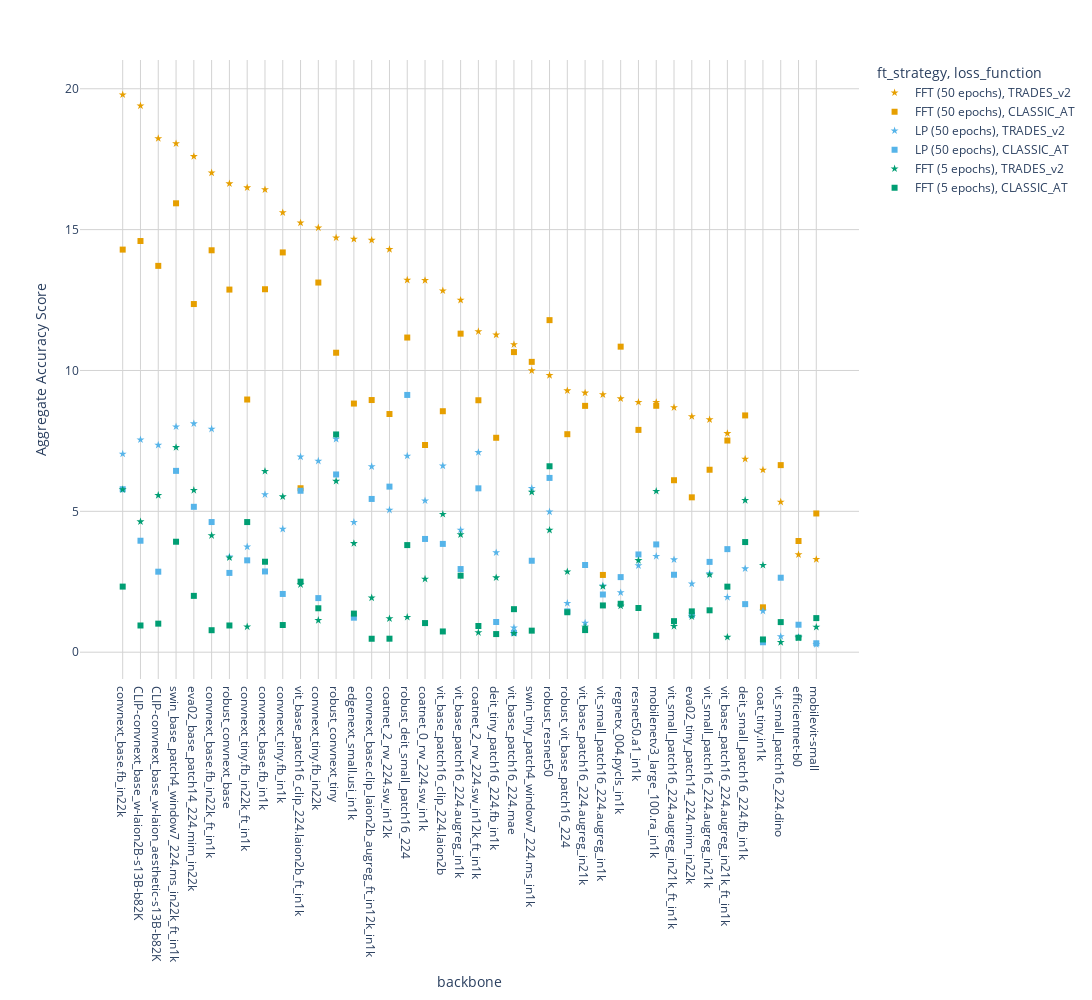

Notebook source saved alongside this figure:
### Code cell
import pandas as pd
import plotly.express as px


custom_palette = ["#E69F00", "#56B4E9", "#009E73"]  # choose a set above

# ── 1.  Rank backbones by their aggregate TOTAL_score_sum ───────────────────────
backbone_order = (
    sub_df.groupby("backbone")["TOTAL_score_sum"]
          .sum()                       # sum over the 6 settings
          .sort_values(ascending=False)
          .index                       # → ordered list of backbones
          .tolist()
)

# Make the column an ordered categorical so Plotly respects the ranking
sub_df["backbone"] = pd.Categorical(
    sub_df["backbone"],
    categories=backbone_order,
    ordered=True
)

# ── 2.  Custom colours / markers ───────────────────────────────────────────────
color_map = {
    "full_fine_tuning_50epochs": custom_palette[0],#"orange",
    "full_fine_tuning_5epochs":  custom_palette[1],#"purple",
    "linearprobe_50epochs": custom_palette[2]     #"green",
}
symbol_map = {"TRADES_v2": "star", "CLASSIC_AT": "square"}

# ── 3.  Plot ───────────────────────────────────────────────────────────────────
fig = px.scatter(
    sub_df,
    width=1500, 
    height=1000,
    color_discrete_sequence=custom_palette,
    x= "backbone",
    y="TOTAL_score_sum",
    color="ft_strategy",
    symbol="loss_function",
    color_discrete_map=color_map,
    symbol_map=symbol_map,
    hover_data=["backbone", "ft_strategy", "loss_function", "TOTAL_score_sum"],
)

fig.update_layout(
    paper_bgcolor="white",   # outside the plotting area
    plot_bgcolor="white",    # inside the plotting area

    xaxis=dict(
        showgrid=True,
        gridcolor="lightgrey",
        zeroline=False       # optional: hide the heavy axis line
    ),
    yaxis=dict(
        showgrid=True,
        gridcolor="lightgrey",
        zeroline=False
    )
)

fig.update_layout(yaxis_title="Aggregate Accuracy Score")

fig.update_layout(showlegend=True)   # keep or turn off if it clutters
fig.show()

fig.write_image("./global_plot.png", scale=3  )                # upscale for higher DPI (1 = default)

### Figure 1 — Plotly figure (JSON) as saved in the notebook; plotly's stock layout.template omitted (floating-point values rounded to 4 significant figures)
{"data": [{"customdata": [["FFT (50 epochs)", "TRADES_v2"], ["FFT (50 epochs)", "TRADES_v2"], ["FFT (50 epochs)", "TRADES_v2"], ["FFT (50 epochs)", "TRADES_v2"], ["FFT (50 epochs)", "TRADES_v2"], ["FFT (50 epochs)", "TRADES_v2"], ["FFT (50 epochs)", "TRADES_v2"], ["FFT (50 epochs)", "TRADES_v2"], ["FFT (50 epochs)", "TRADES_v2"], ["FFT (50 epochs)", "TRADES_v2"], ["FFT (50 epochs)", "TRADES_v2"], ["FFT (50 epochs)", "TRADES_v2"], ["FFT (50 epochs)", "TRADES_v2"], ["FFT (50 epochs)", "TRADES_v2"], ["FFT (50 epochs)", "TRADES_v2"], ["FFT (50 epochs)", "TRADES_v2"], ["FFT (50 epochs)", "TRADES_v2"], ["FFT (50 epochs)", "TRADES_v2"], ["FFT (50 epochs)", "TRADES_v2"], ["FFT (50 epochs)", "TRADES_v2"], ["FFT (50 epochs)", "TRADES_v2"], ["FFT (50 epochs)", "TRADES_v2"], ["FFT (50 epochs)", "TRADES_v2"], ["FFT (50 epochs)", "TRADES_v2"], ["FFT (50 epochs)", "TRADES_v2"], ["FFT (50 epochs)", "TRADES_v2"], ["FFT (50 epochs)", "TRADES_v2"], ["FFT (50 epochs)", "TRADES_v2"], ["FFT (50 epochs)", "TRADES_v2"], ["FFT (50 epochs)", "TRADES_v2"], ["FFT (50 epochs)", "TRADES_v2"], ["FFT (50 epochs)", "TRADES_v2"], ["FFT (50 epochs)", "TRADES_v2"], ["FFT (50 epochs)", "TRADES_v2"], ["FFT (50 epochs)", "TRADES_v2"], ["FFT (50 epochs)", "TRADES_v2"], ["FFT (50 epochs)", "TRADES_v2"], ["FFT (50 epochs)", "TRADES_v2"], ["FFT (50 epochs)", "TRADES_v2"], ["FFT (50 epochs)", "TRADES_v2"]], "hovertemplate": "ft_strategy=%{customdata[0]}<br>loss_function=%{customdata[1]}<br>backbone=%{x}<br>TOTAL_score_sum=%{y}<extra></extra>", "legendgroup": "FFT (50 epochs), TRADES_v2", "marker": {"color": "#E69F00", "symbol": "star"}, "mode": "markers", "name": "FFT (50 epochs), TRADES_v2", "orientation": "v", "showlegend": true, "type": "scatter", "x": ["convnext_base.fb_in22k", "CLIP-convnext_base_w-laion2B-s13B-b82K", "CLIP-convnext_base_w-laion_aesthetic-s13B-b82K", "swin_base_patch4_window7_224.ms_in22k_ft_in1k", "eva02_base_patch14_224.mim_in22k", "convnext_base.fb_in22k_ft_in1k", "robust_convnext_base", "convnext_tiny.fb_in22k_ft_in1k", "convnext_base.fb_in1k", "convnext_tiny.fb_in1k", "vit_base_patch16_clip_224.laion2b_ft_in1k", "convnext_tiny.fb_in22k", "robust_convnext_tiny", "edgenext_small.usi_in1k", "convnext_base.clip_laion2b_augreg_ft_in12k_in1k", "coatnet_2_rw_224.sw_in12k", "robust_deit_small_patch16_224", "coatnet_0_rw_224.sw_in1k", "vit_base_patch16_clip_224.laion2b", "vit_base_patch16_224.augreg_in1k", "coatnet_2_rw_224.sw_in12k_ft_in1k", "deit_tiny_patch16_224.fb_in1k", "vit_base_patch16_224.mae", "swin_tiny_patch4_window7_224.ms_in1k", "robust_resnet50", "robust_vit_base_patch16_224", "vit_base_patch16_224.augreg_in21k", "vit_small_patch16_224.augreg_in1k", "regnetx_004.pycls_in1k", "resnet50.a1_in1k", "mobilenetv3_large_100.ra_in1k", "vit_small_patch16_224.augreg_in21k_ft_in1k", "eva02_tiny_patch14_224.mim_in22k", "vit_small_patch16_224.augreg_in21k", "vit_base_patch16_224.augreg_in21k_ft_in1k", "deit_small_patch16_224.fb_in1k", "coat_tiny.in1k", "vit_small_patch16_224.dino", "efficientnet-b0", "mobilevit-small"], "xaxis": "x", "y": [19.79, 19.4, 18.24, 18.05, 17.6, 17.02, 16.63, 16.49, 16.42, 15.6, 15.24, 15.07, 14.71, 14.66, 14.63, 14.3, 13.21, 13.2, 12.83, 12.5, 11.38, 11.27, 10.92, 9.994, 9.827, 9.285, 9.205, 9.145, 9.0, 8.875, 8.869, 8.686, 8.369, 8.256, 7.766, 6.858, 6.47, 5.332, 3.465, 3.296], "yaxis": "y"}, {"customdata": [["FFT (50 epochs)", "CLASSIC_AT"], ["FFT (50 epochs)", "CLASSIC_AT"], ["FFT (50 epochs)", "CLASSIC_AT"], ["FFT (50 epochs)", "CLASSIC_AT"], ["FFT (50 epochs)", "CLASSIC_AT"], ["FFT (50 epochs)", "CLASSIC_AT"], ["FFT (50 epochs)", "CLASSIC_AT"], ["FFT (50 epochs)", "CLASSIC_AT"], ["FFT (50 epochs)", "CLASSIC_AT"], ["FFT (50 epochs)", "CLASSIC_AT"], ["FFT (50 epochs)", "CLASSIC_AT"], ["FFT (50 epochs)", "CLASSIC_AT"], ["FFT (50 epochs)", "CLASSIC_AT"], ["FFT (50 epochs)", "CLASSIC_AT"], ["FFT (50 epochs)", "CLASSIC_AT"], ["FFT (50 epochs)", "CLASSIC_AT"], ["FFT (50 epochs)", "CLASSIC_AT"], ["FFT (50 epochs)", "CLASSIC_AT"], ["FFT (50 epochs)", "CLASSIC_AT"], ["FFT (50 epochs)", "CLASSIC_AT"], ["FFT (50 epochs)", "CLASSIC_AT"], ["FFT (50 epochs)", "CLASSIC_AT"], ["FFT (50 epochs)", "CLASSIC_AT"], ["FFT (50 epochs)", "CLASSIC_AT"], ["FFT (50 epochs)", "CLASSIC_AT"], ["FFT (50 epochs)", "CLASSIC_AT"], ["FFT (50 epochs)", "CLASSIC_AT"], ["FFT (50 epochs)", "CLASSIC_AT"], ["FFT (50 epochs)", "CLASSIC_AT"], ["FFT (50 epochs)", "CLASSIC_AT"], ["FFT (50 epochs)", "CLASSIC_AT"], ["FFT (50 epochs)", "CLASSIC_AT"], ["FFT (50 epochs)", "CLASSIC_AT"], ["FFT (50 epochs)", "CLASSIC_AT"], ["FFT (50 epochs)", "CLASSIC_AT"], ["FFT (50 epochs)", "CLASSIC_AT"], ["FFT (50 epochs)", "CLASSIC_AT"], ["FFT (50 epochs)", "CLASSIC_AT"], ["FFT (50 epochs)", "CLASSIC_AT"], ["FFT (50 epochs)", "CLASSIC_AT"]], "hovertemplate": "ft_strategy=%{customdata[0]}<br>loss_function=%{customdata[1]}<br>backbone=%{x}<br>TOTAL_score_sum=%{y}<extra></extra>", "legendgroup": "FFT (50 epochs), CLASSIC_AT", "marker": {"color": "#E69F00", "symbol": "square"}, "mode": "markers", "name": "FFT (50 epochs), CLASSIC_AT", "orientation": "v", "showlegend": true, "type": "scatter", "x": ["swin_base_patch4_window7_224.ms_in22k_ft_in1k", "CLIP-convnext_base_w-laion2B-s13B-b82K", "convnext_base.fb_in22k", "convnext_base.fb_in22k_ft_in1k", "convnext_tiny.fb_in1k", "CLIP-convnext_base_w-laion_aesthetic-s13B-b82K", "convnext_tiny.fb_in22k", "convnext_base.fb_in1k", "robust_convnext_base", "eva02_base_patch14_224.mim_in22k", "robust_resnet50", "vit_base_patch16_224.augreg_in1k", "robust_deit_small_patch16_224", "regnetx_004.pycls_in1k", "vit_base_patch16_224.mae", "robust_convnext_tiny", "swin_tiny_patch4_window7_224.ms_in1k", "convnext_tiny.fb_in22k_ft_in1k", "convnext_base.clip_laion2b_augreg_ft_in12k_in1k", "coatnet_2_rw_224.sw_in12k_ft_in1k", "edgenext_small.usi_in1k", "mobilenetv3_large_100.ra_in1k", "vit_base_patch16_224.augreg_in21k", "vit_base_patch16_clip_224.laion2b", "coatnet_2_rw_224.sw_in12k", "deit_small_patch16_224.fb_in1k", "resnet50.a1_in1k", "robust_vit_base_patch16_224", "deit_tiny_patch16_224.fb_in1k", "vit_base_patch16_224.augreg_in21k_ft_in1k", "coatnet_0_rw_224.sw_in1k", "vit_small_patch16_224.dino", "vit_small_patch16_224.augreg_in21k", "vit_small_patch16_224.augreg_in21k_ft_in1k", "vit_base_patch16_clip_224.laion2b_ft_in1k", "eva02_tiny_patch14_224.mim_in22k", "mobilevit-small", "efficientnet-b0", "vit_small_patch16_224.augreg_in1k", "coat_tiny.in1k"], "xaxis": "x", "y": [15.93, 14.6, 14.29, 14.27, 14.19, 13.71, 13.12, 12.88, 12.87, 12.36, 11.79, 11.31, 11.17, 10.85, 10.65, 10.63, 10.31, 8.969, 8.951, 8.943, 8.826, 8.748, 8.744, 8.554, 8.454, 8.405, 7.891, 7.738, 7.612, 7.513, 7.354, 6.64, 6.477, 6.105, 5.82, 5.497, 4.924, 3.946, 2.743, 1.593], "yaxis": "y"}, {"customdata": [["LP (50 epochs)", "TRADES_v2"], ["LP (50 epochs)", "TRADES_v2"], ["LP (50 epochs)", "TRADES_v2"], ["LP (50 epochs)", "TRADES_v2"], ["LP (50 epochs)", "TRADES_v2"], ["LP (50 epochs)", "TRADES_v2"], ["LP (50 epochs)", "TRADES_v2"], ["LP (50 epochs)", "TRADES_v2"], ["LP (50 epochs)", "TRADES_v2"], ["LP (50 epochs)", "TRADES_v2"], ["LP (50 epochs)", "TRADES_v2"], ["LP (50 epochs)", "TRADES_v2"], ["LP (50 epochs)", "TRADES_v2"], ["LP (50 epochs)", "TRADES_v2"], ["LP (50 epochs)", "TRADES_v2"], ["LP (50 epochs)", "TRADES_v2"], ["LP (50 epochs)", "TRADES_v2"], ["LP (50 epochs)", "TRADES_v2"], ["LP (50 epochs)", "TRADES_v2"], ["LP (50 epochs)", "TRADES_v2"], ["LP (50 epochs)", "TRADES_v2"], ["LP (50 epochs)", "TRADES_v2"], ["LP (50 epochs)", "TRADES_v2"], ["LP (50 epochs)", "TRADES_v2"], ["LP (50 epochs)", "TRADES_v2"], ["LP (50 epochs)", "TRADES_v2"], ["LP (50 epochs)", "TRADES_v2"], ["LP (50 epochs)", "TRADES_v2"], ["LP (50 epochs)", "TRADES_v2"], ["LP (50 epochs)", "TRADES_v2"], ["LP (50 epochs)", "TRADES_v2"], ["LP (50 epochs)", "TRADES_v2"], ["LP (50 epochs)", "TRADES_v2"], ["LP (50 epochs)", "TRADES_v2"], ["LP (50 epochs)", "TRADES_v2"], ["LP (50 epochs)", "TRADES_v2"], ["LP (50 epochs)", "TRADES_v2"], ["LP (50 epochs)", "TRADES_v2"], ["LP (50 epochs)", "TRADES_v2"], ["LP (50 epochs)", "TRADES_v2"]], "hovertemplate": "ft_strategy=%{customdata[0]}<br>loss_function=%{customdata[1]}<br>backbone=%{x}<br>TOTAL_score_sum=%{y}<extra></extra>", "legendgroup": "LP (50 epochs), TRADES_v2", "marker": {"color": "#56B4E9", "symbol": "star"}, "mode": "markers", "name": "LP (50 epochs), TRADES_v2", "orientation": "v", "showlegend": true, "type": "scatter", "x": ["eva02_base_patch14_224.mim_in22k", "swin_base_patch4_window7_224.ms_in22k_ft_in1k", "convnext_base.fb_in22k_ft_in1k", "robust_convnext_tiny", "CLIP-convnext_base_w-laion2B-s13B-b82K", "CLIP-convnext_base_w-laion_aesthetic-s13B-b82K", "coatnet_2_rw_224.sw_in12k_ft_in1k", "convnext_base.fb_in22k", "robust_deit_small_patch16_224", "vit_base_patch16_clip_224.laion2b_ft_in1k", "convnext_tiny.fb_in22k", "vit_base_patch16_clip_224.laion2b", "convnext_base.clip_laion2b_augreg_ft_in12k_in1k", "swin_tiny_patch4_window7_224.ms_in1k", "convnext_base.fb_in1k", "coatnet_0_rw_224.sw_in1k", "coatnet_2_rw_224.sw_in12k", "robust_resnet50", "edgenext_small.usi_in1k", "convnext_tiny.fb_in1k", "vit_base_patch16_224.augreg_in1k", "convnext_tiny.fb_in22k_ft_in1k", "deit_tiny_patch16_224.fb_in1k", "mobilenetv3_large_100.ra_in1k", "robust_convnext_base", "vit_small_patch16_224.augreg_in21k_ft_in1k", "resnet50.a1_in1k", "deit_small_patch16_224.fb_in1k", "vit_small_patch16_224.augreg_in21k", "eva02_tiny_patch14_224.mim_in22k", "vit_small_patch16_224.augreg_in1k", "regnetx_004.pycls_in1k", "vit_base_patch16_224.augreg_in21k_ft_in1k", "robust_vit_base_patch16_224", "coat_tiny.in1k", "vit_base_patch16_224.augreg_in21k", "vit_base_patch16_224.mae", "vit_small_patch16_224.dino", "efficientnet-b0", "mobilevit-small"], "xaxis": "x", "y": [8.113, 8.004, 7.924, 7.567, 7.543, 7.351, 7.092, 7.037, 6.967, 6.936, 6.786, 6.615, 6.59, 5.822, 5.598, 5.377, 5.048, 4.983, 4.613, 4.372, 4.34, 3.741, 3.535, 3.405, 3.39, 3.285, 3.076, 2.965, 2.793, 2.429, 2.361, 2.116, 1.951, 1.737, 1.462, 1.039, 0.8673, 0.5583, 0.5425, 0.2804], "yaxis": "y"}, {"customdata": [["LP (50 epochs)", "CLASSIC_AT"], ["LP (50 epochs)", "CLASSIC_AT"], ["LP (50 epochs)", "CLASSIC_AT"], ["LP (50 epochs)", "CLASSIC_AT"], ["LP (50 epochs)", "CLASSIC_AT"], ["LP (50 epochs)", "CLASSIC_AT"], ["LP (50 epochs)", "CLASSIC_AT"], ["LP (50 epochs)", "CLASSIC_AT"], ["LP (50 epochs)", "CLASSIC_AT"], ["LP (50 epochs)", "CLASSIC_AT"], ["LP (50 epochs)", "CLASSIC_AT"], ["LP (50 epochs)", "CLASSIC_AT"], ["LP (50 epochs)", "CLASSIC_AT"], ["LP (50 epochs)", "CLASSIC_AT"], ["LP (50 epochs)", "CLASSIC_AT"], ["LP (50 epochs)", "CLASSIC_AT"], ["LP (50 epochs)", "CLASSIC_AT"], ["LP (50 epochs)", "CLASSIC_AT"], ["LP (50 epochs)", "CLASSIC_AT"], ["LP (50 epochs)", "CLASSIC_AT"], ["LP (50 epochs)", "CLASSIC_AT"], ["LP (50 epochs)", "CLASSIC_AT"], ["LP (50 epochs)", "CLASSIC_AT"], ["LP (50 epochs)", "CLASSIC_AT"], ["LP (50 epochs)", "CLASSIC_AT"], ["LP (50 epochs)", "CLASSIC_AT"], ["LP (50 epochs)", "CLASSIC_AT"], ["LP (50 epochs)", "CLASSIC_AT"], ["LP (50 epochs)", "CLASSIC_AT"], ["LP (50 epochs)", "CLASSIC_AT"], ["LP (50 epochs)", "CLASSIC_AT"], ["LP (50 epochs)", "CLASSIC_AT"], ["LP (50 epochs)", "CLASSIC_AT"], ["LP (50 epochs)", "CLASSIC_AT"], ["LP (50 epochs)", "CLASSIC_AT"], ["LP (50 epochs)", "CLASSIC_AT"], ["LP (50 epochs)", "CLASSIC_AT"], ["LP (50 epochs)", "CLASSIC_AT"], ["LP (50 epochs)", "CLASSIC_AT"], ["LP (50 epochs)", "CLASSIC_AT"]], "hovertemplate": "ft_strategy=%{customdata[0]}<br>loss_function=%{customdata[1]}<br>backbone=%{x}<br>TOTAL_score_sum=%{y}<extra></extra>", "legendgroup": "LP (50 epochs), CLASSIC_AT", "marker": {"color": "#56B4E9", "symbol": "square"}, "mode": "markers", "name": "LP (50 epochs), CLASSIC_AT", "orientation": "v", "showlegend": true, "type": "scatter", "x": ["robust_deit_small_patch16_224", "swin_base_patch4_window7_224.ms_in22k_ft_in1k", "robust_convnext_tiny", "robust_resnet50", "coatnet_2_rw_224.sw_in12k", "coatnet_2_rw_224.sw_in12k_ft_in1k", "convnext_base.fb_in22k", "vit_base_patch16_clip_224.laion2b_ft_in1k", "convnext_base.clip_laion2b_augreg_ft_in12k_in1k", "eva02_base_patch14_224.mim_in22k", "convnext_base.fb_in22k_ft_in1k", "coatnet_0_rw_224.sw_in1k", "CLIP-convnext_base_w-laion2B-s13B-b82K", "vit_base_patch16_clip_224.laion2b", "mobilenetv3_large_100.ra_in1k", "vit_base_patch16_224.augreg_in21k_ft_in1k", "resnet50.a1_in1k", "convnext_tiny.fb_in22k_ft_in1k", "swin_tiny_patch4_window7_224.ms_in1k", "vit_small_patch16_224.augreg_in21k", "vit_base_patch16_224.augreg_in21k", "vit_base_patch16_224.augreg_in1k", "convnext_base.fb_in1k", "CLIP-convnext_base_w-laion_aesthetic-s13B-b82K", "robust_convnext_base", "vit_small_patch16_224.augreg_in21k_ft_in1k", "regnetx_004.pycls_in1k", "vit_small_patch16_224.dino", "convnext_tiny.fb_in1k", "vit_small_patch16_224.augreg_in1k", "convnext_tiny.fb_in22k", "deit_small_patch16_224.fb_in1k", "robust_vit_base_patch16_224", "eva02_tiny_patch14_224.mim_in22k", "edgenext_small.usi_in1k", "deit_tiny_patch16_224.fb_in1k", "efficientnet-b0", "vit_base_patch16_224.mae", "coat_tiny.in1k", "mobilevit-small"], "xaxis": "x", "y": [9.132, 6.437, 6.309, 6.187, 5.877, 5.817, 5.784, 5.73, 5.44, 5.161, 4.62, 4.02, 3.957, 3.844, 3.826, 3.659, 3.47, 3.261, 3.246, 3.206, 3.095, 2.952, 2.867, 2.858, 2.815, 2.749, 2.666, 2.644, 2.068, 2.048, 1.92, 1.706, 1.449, 1.318, 1.225, 1.073, 0.9751, 0.6882, 0.3529, 0.3169], "yaxis": "y"}, {"customdata": [["FFT (5 epochs)", "TRADES_v2"], ["FFT (5 epochs)", "TRADES_v2"], ["FFT (5 epochs)", "TRADES_v2"], ["FFT (5 epochs)", "TRADES_v2"], ["FFT (5 epochs)", "TRADES_v2"], ["FFT (5 epochs)", "TRADES_v2"], ["FFT (5 epochs)", "TRADES_v2"], ["FFT (5 epochs)", "TRADES_v2"], ["FFT (5 epochs)", "TRADES_v2"], ["FFT (5 epochs)", "TRADES_v2"], ["FFT (5 epochs)", "TRADES_v2"], ["FFT (5 epochs)", "TRADES_v2"], ["FFT (5 epochs)", "TRADES_v2"], ["FFT (5 epochs)", "TRADES_v2"], ["FFT (5 epochs)", "TRADES_v2"], ["FFT (5 epochs)", "TRADES_v2"], ["FFT (5 epochs)", "TRADES_v2"], ["FFT (5 epochs)", "TRADES_v2"], ["FFT (5 epochs)", "TRADES_v2"], ["FFT (5 epochs)", "TRADES_v2"], ["FFT (5 epochs)", "TRADES_v2"], ["FFT (5 epochs)", "TRADES_v2"], ["FFT (5 epochs)", "TRADES_v2"], ["FFT (5 epochs)", "TRADES_v2"], ["FFT (5 epochs)", "TRADES_v2"], ["FFT (5 epochs)", "TRADES_v2"], ["FFT (5 epochs)", "TRADES_v2"], ["FFT (5 epochs)", "TRADES_v2"], ["FFT (5 epochs)", "TRADES_v2"], ["FFT (5 epochs)", "TRADES_v2"], ["FFT (5 epochs)", "TRADES_v2"], ["FFT (5 epochs)", "TRADES_v2"], ["FFT (5 epochs)", "TRADES_v2"], ["FFT (5 epochs)", "TRADES_v2"], ["FFT (5 epochs)", "TRADES_v2"], ["FFT (5 epochs)", "TRADES_v2"], ["FFT (5 epochs)", "TRADES_v2"], ["FFT (5 epochs)", "TRADES_v2"], ["FFT (5 epochs)", "TRADES_v2"], ["FFT (5 epochs)", "TRADES_v2"]], "hovertemplate": "ft_strategy=%{customdata[0]}<br>loss_function=%{customdata[1]}<br>backbone=%{x}<br>TOTAL_score_sum=%{y}<extra></extra>", "legendgroup": "FFT (5 epochs), TRADES_v2", "marker": {"color": "#009E73", "symbol": "star"}, "mode": "markers", "name": "FFT (5 epochs), TRADES_v2", "orientation": "v", "showlegend": true, "type": "scatter", "x": ["swin_base_patch4_window7_224.ms_in22k_ft_in1k", "convnext_base.fb_in1k", "robust_convnext_tiny", "convnext_base.fb_in22k", "eva02_base_patch14_224.mim_in22k", "mobilenetv3_large_100.ra_in1k", "swin_tiny_patch4_window7_224.ms_in1k", "CLIP-convnext_base_w-laion_aesthetic-s13B-b82K", "convnext_tiny.fb_in1k", "deit_small_patch16_224.fb_in1k", "vit_base_patch16_clip_224.laion2b", "CLIP-convnext_base_w-laion2B-s13B-b82K", "robust_resnet50", "vit_base_patch16_224.augreg_in1k", "convnext_base.fb_in22k_ft_in1k", "edgenext_small.usi_in1k", "robust_convnext_base", "resnet50.a1_in1k", "coat_tiny.in1k", "robust_vit_base_patch16_224", "vit_small_patch16_224.augreg_in21k", "deit_tiny_patch16_224.fb_in1k", "coatnet_0_rw_224.sw_in1k", "vit_base_patch16_clip_224.laion2b_ft_in1k", "vit_small_patch16_224.augreg_in1k", "convnext_base.clip_laion2b_augreg_ft_in12k_in1k", "regnetx_004.pycls_in1k", "eva02_tiny_patch14_224.mim_in22k", "robust_deit_small_patch16_224", "coatnet_2_rw_224.sw_in12k", "convnext_tiny.fb_in22k", "vit_small_patch16_224.augreg_in21k_ft_in1k", "convnext_tiny.fb_in22k_ft_in1k", "vit_base_patch16_224.augreg_in21k", "mobilevit-small", "coatnet_2_rw_224.sw_in12k_ft_in1k", "vit_base_patch16_224.mae", "vit_base_patch16_224.augreg_in21k_ft_in1k", "efficientnet-b0", "vit_small_patch16_224.dino"], "xaxis": "x", "y": [7.27, 6.424, 6.072, 5.775, 5.749, 5.715, 5.683, 5.569, 5.522, 5.392, 4.899, 4.635, 4.335, 4.175, 4.143, 3.862, 3.355, 3.259, 3.089, 2.857, 2.751, 2.647, 2.598, 2.402, 2.334, 1.931, 1.643, 1.26, 1.242, 1.193, 1.132, 0.9217, 0.9026, 0.8961, 0.8912, 0.6993, 0.6669, 0.5342, 0.5091, 0.3516], "yaxis": "y"}, {"customdata": [["FFT (5 epochs)", "CLASSIC_AT"], ["FFT (5 epochs)", "CLASSIC_AT"], ["FFT (5 epochs)", "CLASSIC_AT"], ["FFT (5 epochs)", "CLASSIC_AT"], ["FFT (5 epochs)", "CLASSIC_AT"], ["FFT (5 epochs)", "CLASSIC_AT"], ["FFT (5 epochs)", "CLASSIC_AT"], ["FFT (5 epochs)", "CLASSIC_AT"], ["FFT (5 epochs)", "CLASSIC_AT"], ["FFT (5 epochs)", "CLASSIC_AT"], ["FFT (5 epochs)", "CLASSIC_AT"], ["FFT (5 epochs)", "CLASSIC_AT"], ["FFT (5 epochs)", "CLASSIC_AT"], ["FFT (5 epochs)", "CLASSIC_AT"], ["FFT (5 epochs)", "CLASSIC_AT"], ["FFT (5 epochs)", "CLASSIC_AT"], ["FFT (5 epochs)", "CLASSIC_AT"], ["FFT (5 epochs)", "CLASSIC_AT"], ["FFT (5 epochs)", "CLASSIC_AT"], ["FFT (5 epochs)", "CLASSIC_AT"], ["FFT (5 epochs)", "CLASSIC_AT"], ["FFT (5 epochs)", "CLASSIC_AT"], ["FFT (5 epochs)", "CLASSIC_AT"], ["FFT (5 epochs)", "CLASSIC_AT"], ["FFT (5 epochs)", "CLASSIC_AT"], ["FFT (5 epochs)", "CLASSIC_AT"], ["FFT (5 epochs)", "CLASSIC_AT"], ["FFT (5 epochs)", "CLASSIC_AT"], ["FFT (5 epochs)", "CLASSIC_AT"], ["FFT (5 epochs)", "CLASSIC_AT"], ["FFT (5 epochs)", "CLASSIC_AT"], ["FFT (5 epochs)", "CLASSIC_AT"], ["FFT (5 epochs)", "CLASSIC_AT"], ["FFT (5 epochs)", "CLASSIC_AT"], ["FFT (5 epochs)", "CLASSIC_AT"], ["FFT (5 epochs)", "CLASSIC_AT"], ["FFT (5 epochs)", "CLASSIC_AT"], ["FFT (5 epochs)", "CLASSIC_AT"], ["FFT (5 epochs)", "CLASSIC_AT"], ["FFT (5 epochs)", "CLASSIC_AT"]], "hovertemplate": "ft_strategy=%{customdata[0]}<br>loss_function=%{customdata[1]}<br>backbone=%{x}<br>TOTAL_score_sum=%{y}<extra></extra>", "legendgroup": "FFT (5 epochs), CLASSIC_AT", "marker": {"color": "#009E73", "symbol": "square"}, "mode": "markers", "name": "FFT (5 epochs), CLASSIC_AT", "orientation": "v", "showlegend": true, "type": "scatter", "x": ["robust_convnext_tiny", "robust_resnet50", "convnext_tiny.fb_in22k_ft_in1k", "swin_base_patch4_window7_224.ms_in22k_ft_in1k", "deit_small_patch16_224.fb_in1k", "robust_deit_small_patch16_224", "convnext_base.fb_in1k", "vit_base_patch16_224.augreg_in1k", "vit_base_patch16_clip_224.laion2b_ft_in1k", "convnext_base.fb_in22k", "vit_base_patch16_224.augreg_in21k_ft_in1k", "eva02_base_patch14_224.mim_in22k", "regnetx_004.pycls_in1k", "vit_small_patch16_224.augreg_in1k", "resnet50.a1_in1k", "convnext_tiny.fb_in22k", "vit_base_patch16_224.mae", "vit_small_patch16_224.augreg_in21k", "eva02_tiny_patch14_224.mim_in22k", "robust_vit_base_patch16_224", "edgenext_small.usi_in1k", "mobilevit-small", "vit_small_patch16_224.augreg_in21k_ft_in1k", "vit_small_patch16_224.dino", "coatnet_0_rw_224.sw_in1k", "CLIP-convnext_base_w-laion_aesthetic-s13B-b82K", "convnext_tiny.fb_in1k", "robust_convnext_base", "CLIP-convnext_base_w-laion2B-s13B-b82K", "coatnet_2_rw_224.sw_in12k_ft_in1k", "vit_base_patch16_224.augreg_in21k", "convnext_base.fb_in22k_ft_in1k", "swin_tiny_patch4_window7_224.ms_in1k", "vit_base_patch16_clip_224.laion2b", "deit_tiny_patch16_224.fb_in1k", "mobilenetv3_large_100.ra_in1k", "efficientnet-b0", "coatnet_2_rw_224.sw_in12k", "convnext_base.clip_laion2b_augreg_ft_in12k_in1k", "coat_tiny.in1k"], "xaxis": "x", "y": [7.729, 6.6, 4.619, 3.921, 3.91, 3.802, 3.211, 2.716, 2.503, 2.329, 2.326, 2.0, 1.719, 1.66, 1.568, 1.559, 1.527, 1.487, 1.449, 1.418, 1.37, 1.211, 1.102, 1.068, 1.034, 1.013, 0.9645, 0.9486, 0.9481, 0.9301, 0.7851, 0.7804, 0.7648, 0.7363, 0.6437, 0.5826, 0.5147, 0.4795, 0.4775, 0.452], "yaxis": "y"}], "layout": {"height": 1000, "legend": {"title": {"text": "ft_strategy, loss_function"}, "tracegroupgap": 0}, "margin": {"t": 60}, "paper_bgcolor": "white", "plot_bgcolor": "white", "showlegend": true, "width": 1500, "xaxis": {"anchor": "y", "domain": [0, 1], "gridcolor": "lightgrey", "showgrid": true, "title": {"text": "backbone"}, "zeroline": false}, "yaxis": {"anchor": "x", "domain": [0, 1], "gridcolor": "lightgrey", "showgrid": true, "title": {"text": "Aggregate Accuracy Score"}, "zeroline": false}}}
